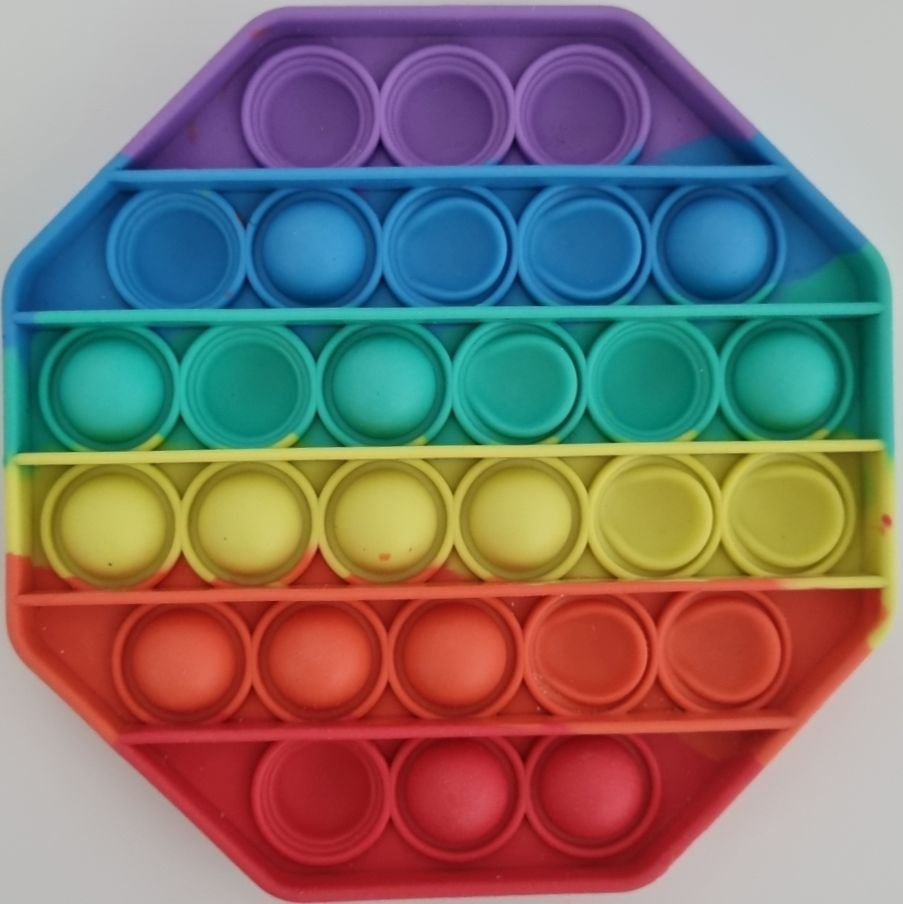
#> input picture pop_resize_009.jpg, 903 x 904 px
$ python test8.py
#> lines starting #> are read from the running program, lines starting #| are printed output that depends on the picture; after the words box and inside, x2 and y2 are one past the last pixel; in counts of white or black regions, pixels touching at a corner belong together
# -*- coding: utf-8 -*-
"""
Created on Wed Nov 24 16:23:28 2021

@author: Coding
"""
import cv2
import numpy as np

data=[]
#===== 이미지 열기 ========================================
first = cv2.imread("pop_resize_009.jpg", cv2.IMREAD_COLOR)
#> first is the input picture: shape (904, 903, 3); mean B, G, R 111.5, 116.3, 127.2
img = cv2.resize(first, dsize=(500, 500), interpolation=cv2.INTER_AREA)
img_c = img.copy()
img_gray = cv2.cvtColor(img_c, cv2.COLOR_BGR2GRAY) # 이미지 그레이스케일
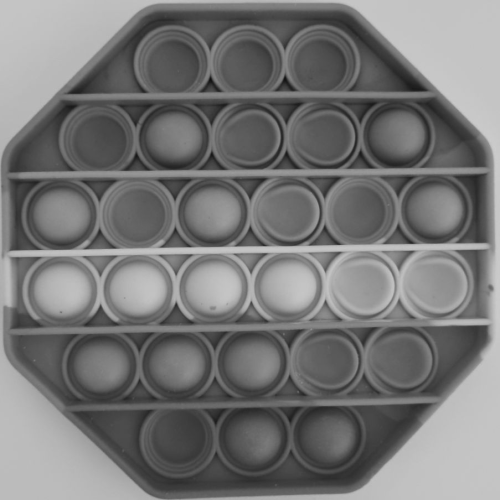
#> img_gray: shape (500, 500); min 14, max 204, mean 119
threhold = 80 # 이 값보다 픽셀값이 크면 255, 작으면 0으로 변환

#===== Adeptive Treshold ===================================
adapt = cv2.adaptiveThreshold(img_gray,255,cv2.ADAPTIVE_THRESH_GAUSSIAN_C,
cv2.THRESH_BINARY,15,3)
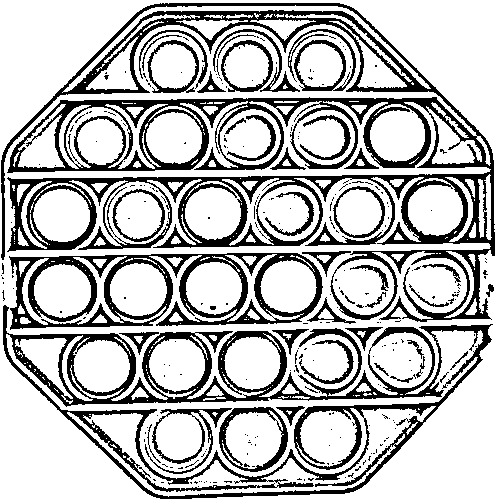
#> adapt: shape (500, 500); 73% white; 282 black regions (240 under 20 px), largest, box (x1, y1, x2, y2) and area: (1, 3, 495, 322) 31449, (3, 305, 493, 499) 16340, (9, 253, 323, 330) 7690

#===== 노이즈 재거 ===================================
# denoise = cv2.medianBlur(adapt, 3)
denoise = adapt
# canny = cv2.Canny(adapt, 50, 150)

# 이미지 표시
cv2.imshow("denoise", denoise)
cv2.imshow('GrayScale', img_gray) # 이진화 적용 전
cv2.imshow('Binery(Adeptive)', adapt)
# cv2.imshow('canny', canny)
cv2.waitKey(0) # 키를 누를 때까지 창을 띄워놓음
cv2.destroyAllWindows() # 키보드 자판의 아무 키나 누르면 창이 닫힘

#===== Mopolgy =============================================
# 모폴로지 연산(침식 or 팽창)
kernel_size_row = 2 # 이 값이 커질수록 침식 또는 팽창 효과가 강해집니다 (기본값 : 3)
kernel_size_col = 2 # 이 값이 커질수록 침식 또는 팽창 효과가 강해집니다 (기본값 : 3)
# 3, 5, 7등으로 값을 바꿔서 실행해보세요. cv2.erode()나 cv.dilate를 반복하여 적용하는 것도 가능합니다.
kernel = np.ones((kernel_size_row, kernel_size_col), np.uint8)

erosion_image = cv2.erode(denoise, kernel, iterations=1)  # 침식연산이 적용된 이미지
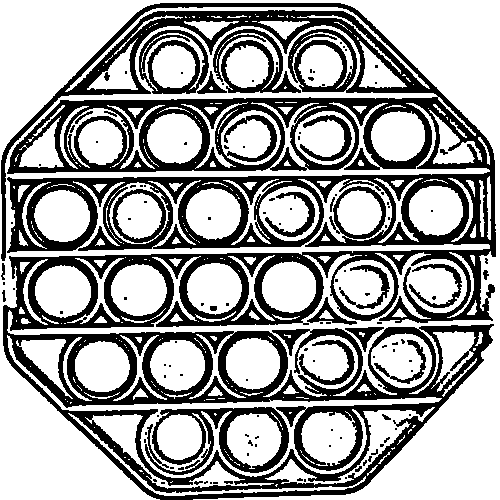
#> erosion_image: shape (500, 500); 63.1% white; 124 black regions (97 under 20 px), largest, box (x1, y1, x2, y2) and area: (1, 3, 496, 500) 80412, (145, 407, 289, 475) 3104, (213, 29, 301, 93) 1882
                                                           # iterations를 2 이상으로 설정하면 반복 적용됨
dilation_image = cv2.dilate(denoise, kernel, iterations=1)  # 팽창연산이 적용된 이미지
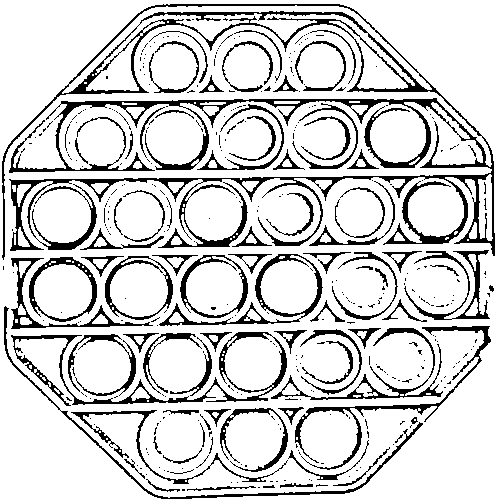
#> dilation_image: shape (500, 500); 82.9% white; 393 black regions (313 under 20 px), largest, box (x1, y1, x2, y2) and area: (2, 4, 495, 260) 16199, (11, 332, 287, 406) 2271, (295, 326, 491, 470) 1650
                                                             # iterations를 2 이상으로 설정하면 반복 적용됨
#==========================================================
denoise2 = cv2.medianBlur(erosion_image, 3)
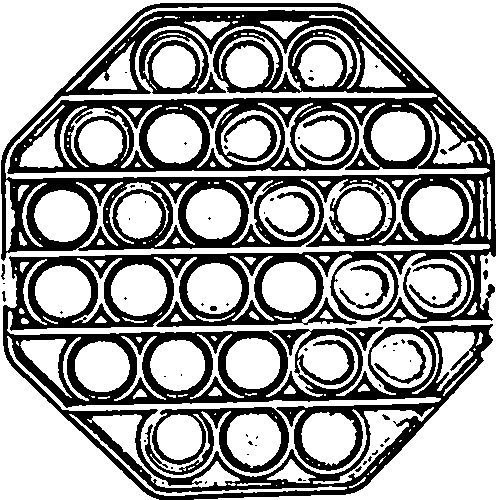
#> denoise2: shape (500, 500); 62.5% white; 66 black regions (50 under 20 px), largest, box (x1, y1, x2, y2) and area: (1, 3, 496, 500) 85183, (145, 407, 289, 475) 3201, (139, 30, 226, 94) 1921

Reversed = cv2.bitwise_not(erosion_image)
# cv2.imshow('Negertive', Reversed)       # 색반전
# cv2.waitKey(0)
# cv2.destroyAllWindows()
try:
    # [4 lines of commented-out code are left out]
    big_circles = cv2.HoughCircles(denoise2, cv2.HOUGH_GRADIENT, 2, 50, \
             param1 = 90, param2 =85, minRadius = 44, maxRadius = 56)
#> big_circles = None
    # small_circles = np.uint16(np.around(small_circles))
    big_circles = np.uint16(np.around(big_circles))
    # for i in small_circles[0]:
    #     img_c = cv2.circle(img_c, (i[0].item(), i[1].item()), i[2].item(), (255, 255, 0), 2)
    for i in big_circles[0]:
        x = i[0].item()
        y = i[1].item()
        cv2.rectangle(img_c,(x-25,y-25),(x+25,y+25),(0,255,0),2)
        img_crop = erosion_image[x-25:x+25 ,y-25:y+25 ] # 이미지 크롭
        pix_sum = np.sum(img_crop) # 픽셀값을 모두 더하기
        pix_sum_cnt = (int)(pix_sum/255) # 이미지에서 흰색 픽셀의 개수에 해당
        data.append(pix_sum_cnt)
except:
    circles = 0

sor = np.sort(data)
print(sor)

cv2.imshow('2.erosion_image', denoise2) # 침식
# cv2.imshow('3.dilation_image', dilation_image) # 팽창
cv2.imshow("DetectionCircles", img_c)
cv2.waitKey(0)
cv2.destroyAllWindows()

$ run again, with pop_resize_002.jpg copied over pop_resize_009.jpg
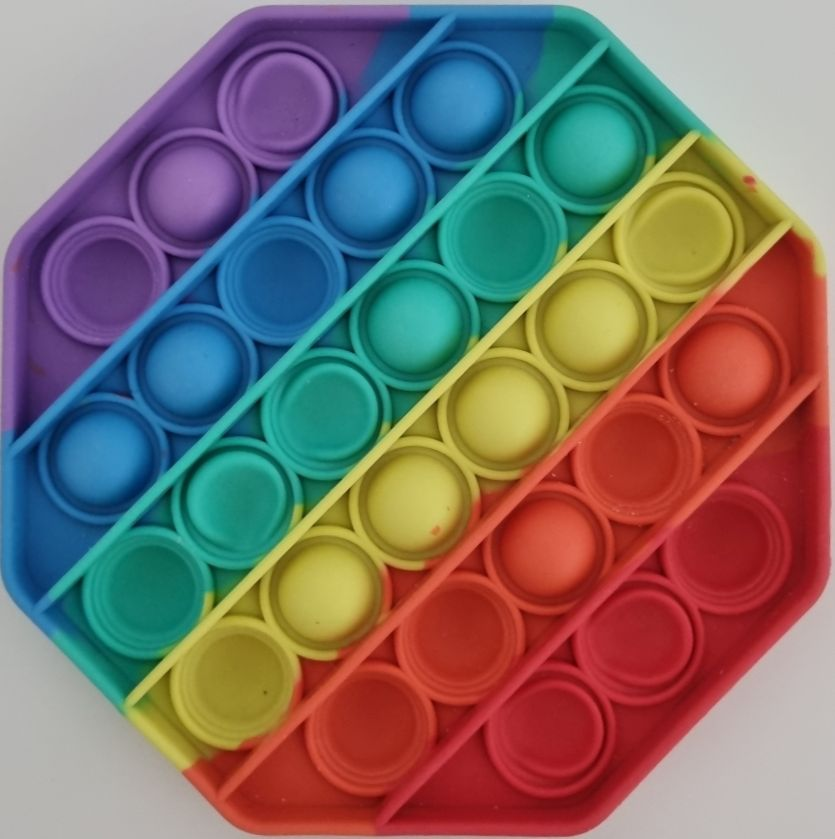
#> input picture pop_resize_002.jpg, 835 x 839 px
#> first is the input picture: shape (839, 835, 3); mean B, G, R 106.3, 111.5, 125
#> `adapt = cv2.adaptiveThreshold(img_gray,255,cv2.ADAPTIVE_THRESH_GAUSSIA..`:
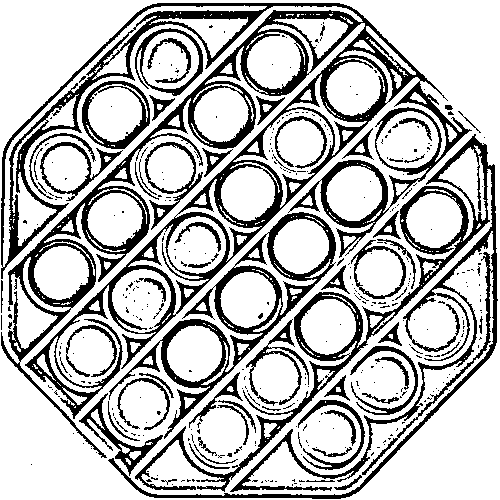
#> adapt: shape (500, 500); 73.4% white; 381 black regions (316 under 20 px), largest, box (x1, y1, x2, y2) and area: (1, 3, 472, 458) 31005, (108, 134, 498, 499) 13366, (109, 212, 336, 439) 5972
#> erosion_image: shape (500, 500); 63.2% white; 180 black regions (129 under 20 px), largest, box (x1, y1, x2, y2) and area: (1, 3, 499, 500) 75535, (40, 81, 151, 202) 2695, (135, 28, 204, 97) 1114
#> dilation_image: shape (500, 500); 83.5% white; 547 black regions (429 under 20 px), largest, box (x1, y1, x2, y2) and area: (9, 11, 361, 361) 6199, (2, 4, 436, 267) 5587, (110, 137, 498, 499) 2479
#> `denoise2 = cv2.medianBlur(erosion_image, 3)`:
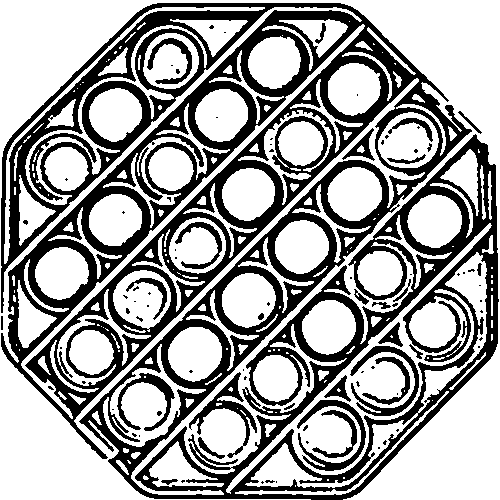
#> denoise2: shape (500, 500); 62.8% white; 90 black regions (60 under 20 px), largest, box (x1, y1, x2, y2) and area: (1, 3, 499, 500) 83256, (189, 372, 257, 458) 1113, (297, 400, 366, 471) 1078
#> big_circles = None

$ run again, with pop_resize_006.jpg copied over pop_resize_009.jpg
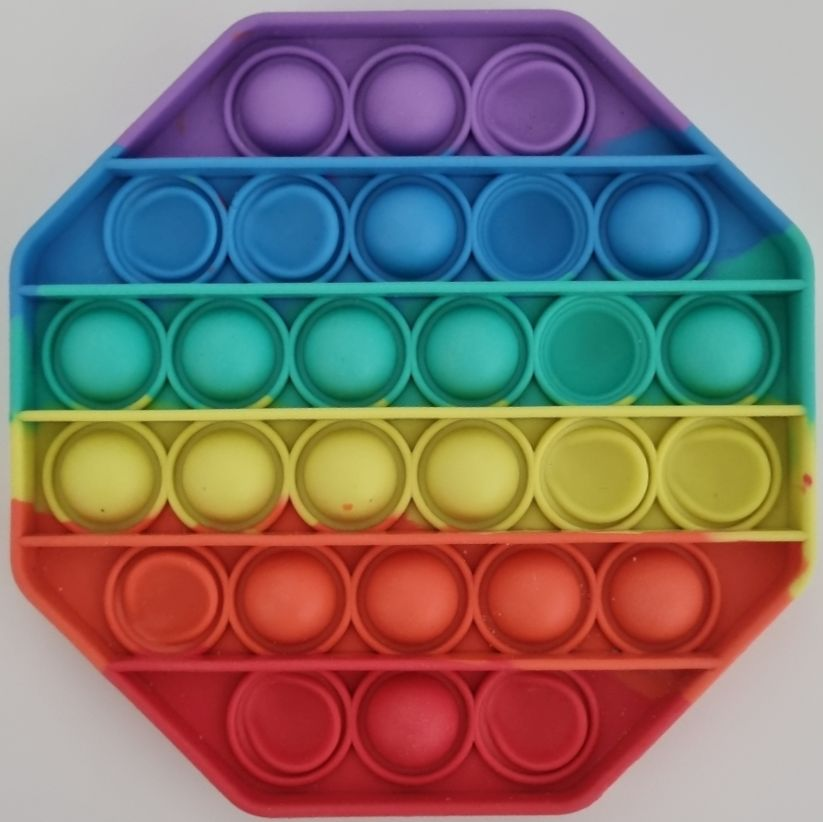
#> input picture pop_resize_006.jpg, 823 x 822 px
#> first is the input picture: shape (822, 823, 3); mean B, G, R 110.8, 115.7, 128.4
#> `adapt = cv2.adaptiveThreshold(img_gray,255,cv2.ADAPTIVE_THRESH_GAUSSIA..`:
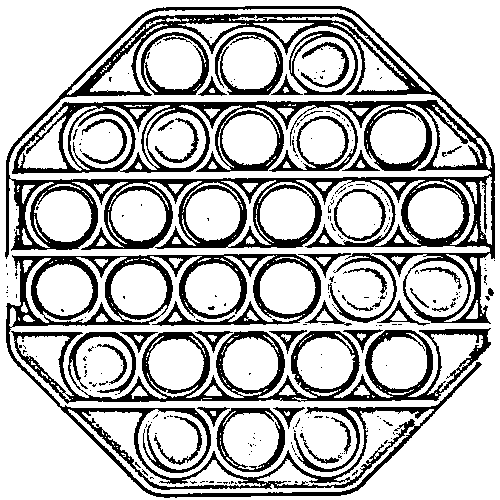
#> adapt: shape (500, 500); 73.1% white; 245 black regions (205 under 20 px), largest, box (x1, y1, x2, y2) and area: (5, 6, 495, 324) 32019, (6, 254, 482, 498) 14923, (11, 328, 491, 404) 9684
#> erosion_image: shape (500, 500); 63.5% white; 105 black regions (74 under 20 px), largest, box (x1, y1, x2, y2) and area: (5, 6, 496, 499) 85318, (301, 42, 350, 89) 661, (80, 119, 128, 165) 550
#> dilation_image: shape (500, 500); 82.7% white; 368 black regions (290 under 20 px), largest, box (x1, y1, x2, y2) and area: (6, 7, 495, 259) 10645, (13, 101, 488, 174) 4983, (13, 331, 442, 402) 4331
#> `denoise2 = cv2.medianBlur(erosion_image, 3)`:
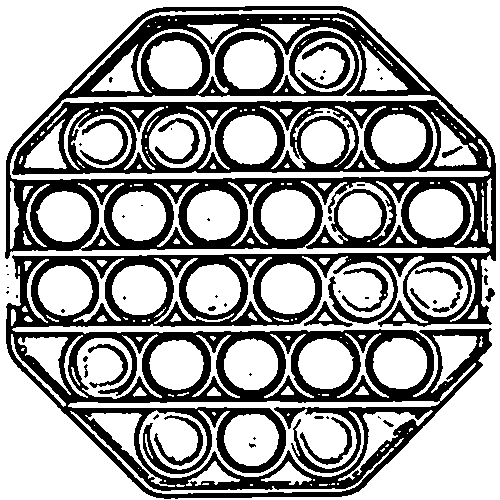
#> denoise2: shape (500, 500); 62.9% white; 55 black regions (33 under 20 px), largest, box (x1, y1, x2, y2) and area: (5, 6, 496, 499) 87591, (301, 42, 350, 89) 662, (80, 119, 128, 165) 548
#> big_circles = None
